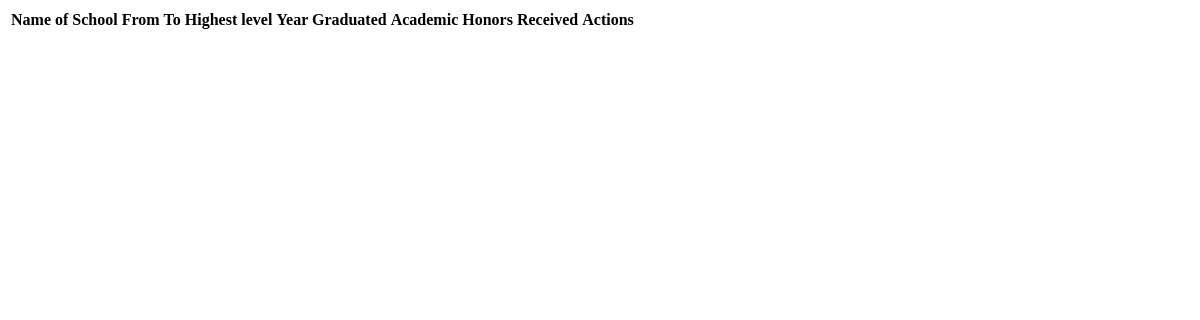
The page /high-school-data/ (signed in) on the database as committed earlier.
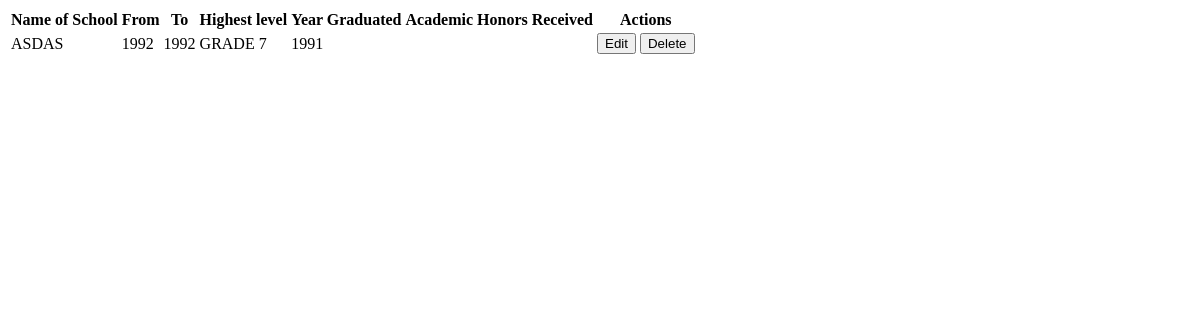
The same page on the database as committed later.
### rma/models.py (models this page shows, shortened)
class HighSchool(models.Model):
    user = models.ForeignKey(User, on_delete=models.CASCADE)
    school_name = Uppercase('Name of School', max_length=200)
    year_from = Uppercase('From',max_length=4, choices=YEAR_CHOICES)
    year_to = Uppercase('To',max_length=4, choices=YEAR_CHOICES)
    highest_level = Uppercase('Highest Level', max_length=50, choices=HIGH_SCHOOL_LEVEL)
    year_graduated = Uppercase('Year Graduated',max_length=4, choices=YEAR_CHOICES)
    academic_honors = Uppercase('Academic Honors Received', max_length=150, blank=True, null=False)
    class Meta:
        verbose_name_plural = "High School"

### rma/views.py (the view)
# urls.py: path('high-school-data/', views.high_school_data, name='high-school-data'),
@login_required()
def high_school_data(request):
    obj_high_school = HighSchool.objects.filter(user_id=request.user)
    return render(request, 'loaded_data/high_school_data.html', {'obj_high_school':obj_high_school})

### templates/loaded_data/high_school_data.html
<div class="col-12">
    <table class="table">
        <thead>
            <tr>
                <th scope="col">Name of School</th>
                <th scope="col">From</th>
                <th scope="col">To</th>
                <th scope="col">Highest level</th>
                <th scope="col">Year Graduated</th>
                <th scope="col">Academic Honors Received</th>
                <th scope="col">Actions</th>
            </tr>
        </thead>
        <tbody>
            {% for high_school in obj_high_school %}
                <tr>
                    <td>{{high_school.school_name}}</td>
                    <td>{{high_school.year_from}}</td>
                    <td>{{high_school.year_to}}</td>
                    <td>{{high_school.highest_level}}</td>
                    <td>{{high_school.year_graduated}}</td>
                    <td>{{high_school.academic_honors}}</td>
                    <td>
                        <button type="button" class="btn btn-primary btn-sm" hx-get="{% url 'high-school-edit' high_school.id %}" hx-target="#high-school-modal-dialog" data-bs-toggle="modal" data-bs-target="#high-school-modal">Edit</button>
                        <button type="button" class="btn btn-danger btn-sm" hx-get="{% url 'high-school-delete' high_school.id %}" hx-target="#delete-modal-dialog" data-bs-toggle="modal" data-bs-target="#delete-modal">Delete</button>
                    </td>
                </tr>
            {% endfor %}
        </tbody>
    </table>
</div>

Rows that differ between the two databases and show on the page:
added HighSchool: school_name "ASDAS", year_from "1992", year_to "1992", highest_level "GRADE 7", year_graduated "1991"
